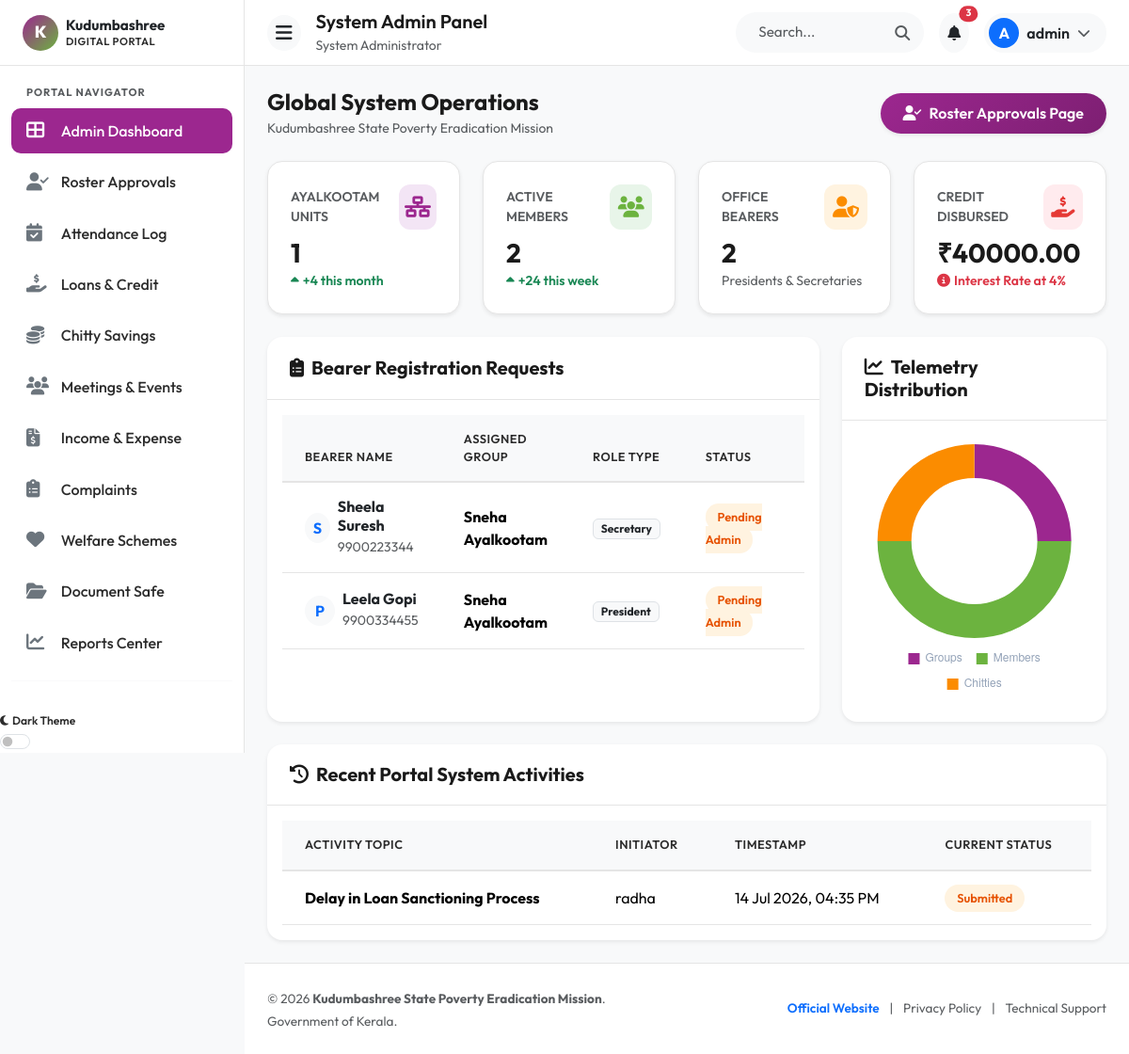
/dashboard/admin/ (signed in), run on an earlier commit of the app's database.
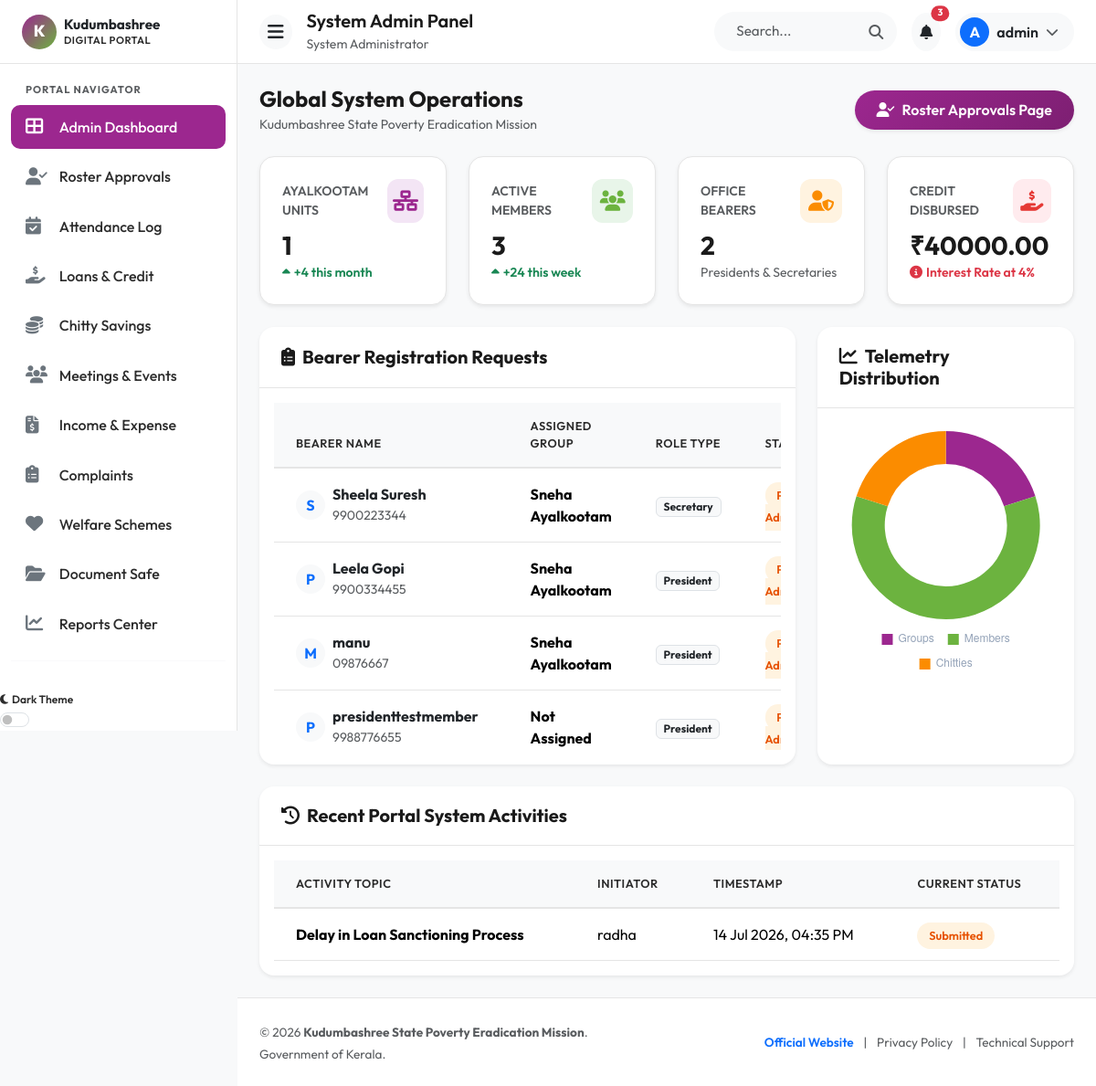
And on a later commit of the database.
### myapp/models.py (models this page shows, shortened)
class UserProfile(models.Model):
    ROLE_CHOICES = [
        ('admin', 'System Administrator'),
        ('president', 'President'),
        ('secretary', 'Secretary'),
        ('member', 'Kudumbashree Member'),
    ]
    STATUS_CHOICES = [
        ('pending', 'Pending Approval'),
        ('approved', 'Approved & Active'),
        ('rejected', 'Rejected'),
        ('suspended', 'Suspended'),
    ]
    user = models.OneToOneField(User, on_delete=models.CASCADE, related_name='profile')
    role = models.CharField(max_length=20, choices=ROLE_CHOICES, default='member')
    phone = models.CharField(max_length=15, blank=True, null=True)
    group = models.ForeignKey(KudumbashreeGroup, on_delete=models.SET_NULL, null=True, blank=True, related_name='members')
    status = models.CharField(max_length=20, choices=STATUS_CHOICES, default='pending')
    created_at = models.DateTimeField(auto_now_add=True)

class KudumbashreeGroup(models.Model):
    name = models.CharField(max_length=150, unique=True)
    ward = models.CharField(max_length=50)
    panchayath = models.CharField(max_length=100)
    registration_number = models.CharField(max_length=100, unique=True)
    established_date = models.DateField(default=timezone.now)
    created_at = models.DateTimeField(auto_now_add=True)

class Complaint(models.Model):
    STATUS_CHOICES = [
        ('submitted', 'Submitted'),
        ('in_progress', 'Under Investigation'),
        ('resolved', 'Resolved'),
    ]
    PRIORITY_CHOICES = [
        ('low', 'Low'),
        ('medium', 'Medium'),
        ('high', 'High'),
    ]
    member = models.ForeignKey(User, on_delete=models.CASCADE, related_name='complaints')
    title = models.CharField(max_length=200)
    description = models.TextField()
    priority = models.CharField(max_length=10, choices=PRIORITY_CHOICES, default='medium')
    status = models.CharField(max_length=15, choices=STATUS_CHOICES, default='submitted')
    secretary_response = models.TextField(blank=True, null=True)
    admin_response = models.TextField(blank=True, null=True)
    created_at = models.DateTimeField(auto_now_add=True)
    updated_at = models.DateTimeField(auto_now=True)

### myapp/views.py (the view)
# urls.py: path('dashboard/admin/', views.admin_dashboard, name='admin_dashboard'),
@login_required
def admin_dashboard(request):
    profile = get_object_or_404(UserProfile, user=request.user)
    if profile.role != 'admin':
        return redirect('role_selection')
    total_groups = KudumbashreeGroup.objects.count()
    total_members = UserProfile.objects.filter(role='member', status='approved').count()
    total_presidents = UserProfile.objects.filter(role='president', status='approved').count()
    total_secretaries = UserProfile.objects.filter(role='secretary', status='approved').count()
    total_loans = Loan.objects.aggregate(total=Sum('amount'))['total'] or 0
    total_chitty = Chitty.objects.count()
    total_complaints = Complaint.objects.count()
    pending_approvals = UserProfile.objects.filter(role__in=['president', 'secretary'], status='pending').select_related('user', 'group')
    recent_activities = Complaint.objects.all().order_by('-created_at')[:5]
    context = {
        'profile': profile,
        'total_groups': total_groups,
        'total_members': total_members,
        'total_presidents': total_presidents,
        'total_secretaries': total_secretaries,
        'total_loans': total_loans,
        'total_chitty': total_chitty,
        'total_complaints': total_complaints,
        'pending_approvals': pending_approvals,
        'recent_activities': recent_activities
    }
    return render(request, 'dashboard/admin_dashboard.html', context)

### myapp/templates/dashboard/admin_dashboard.html (shortened to what the changed rows need)
{% extends 'base.html' %}
{% load static %}
{% block content %}
<div class="row g-4 mb-4">
    <div class="col-xl-3 col-sm-6">
        <div class="stat-card shadow-sm">
            <div class="d-flex align-items-center justify-content-between mb-2">
                <span class="text-muted small fw-semibold text-uppercase">Active Members</span>
                <div class="stat-icon-wrapper stat-green"><i class="fas fa-users"></i></div>
            </div>
            <h3 class="fw-bold mb-0">{{ total_members }}</h3>
            <small class="text-success fw-semibold"><i class="fas fa-caret-up me-1"></i>+24 this week</small>
        </div>
    </div>
</div>
<div class="row g-4 mb-4">
    <div class="col-lg-8">
        <div class="card-kudumbashree border-0 bg-white shadow-sm h-100">
            <div class="p-3">
                <div class="table-responsive" style="max-height: 380px;">
                    <table class="table table-custom table-hover mb-0">
                        <thead>
                            <tr>
                                <th>Bearer Name</th>
                                <th>Assigned Group</th>
                                <th>Role Type</th>
                                <th>Status</th>
                                <th>Verification Action</th>
                            </tr>
                        </thead>
                        <tbody>
                            {% for prof in pending_approvals %}
                                <tr>
                                    <td>
                                        <div class="d-flex align-items-center gap-2">
                                            <div class="rounded-circle bg-light text-primary d-flex align-items-center justify-content-center fw-bold" style="width: 32px; height: 32px;">
                                                {{ prof.user.username|slice:":1"|upper }}
                                            </div>
                                            <div>
                                                <h6 class="mb-0 fw-bold text-dark">{{ prof.user.get_full_name|default:prof.user.username }}</h6>
                                                <small class="text-muted">{{ prof.phone }}</small>
                                            </div>
                                        </div>
                                    </td>
                                    <td><strong>{{ prof.group.name|default:"Not Assigned" }}</strong></td>
                                    <td><span class="badge bg-light text-dark border">{{ prof.get_role_display }}</span></td>
                                    <td><span class="badge-kudumbashree badge-pending">Pending Admin</span></td>
                                    <td>
                                    </td>
                                </tr>
                            {% endfor %}
                        </tbody>
                    </table>
                </div>
            </div>
        </div>
    </div>
    <div class="col-lg-4">
        <div class="card-kudumbashree border-0 bg-white shadow-sm h-100">
            <div class="p-4 d-flex flex-column justify-content-center align-items-center" style="height: 320px;">
                <canvas id="adminChart" class="w-100 h-100"></canvas>
            </div>
        </div>
    </div>
</div>
<div class="row g-4">
    <div class="col-12">
        <div class="card-kudumbashree border-0 bg-white shadow-sm">
            <div class="p-3">
                <div class="table-responsive">
                    <table class="table table-custom table-hover mb-0">
                        <thead>
                            <tr>
                                <th>Activity Topic</th>
                                <th>Initiator</th>
                                <th>Timestamp</th>
                                <th>Current Status</th>
                            </tr>
                        </thead>
                        <tbody>
                            {% for act in recent_activities %}
                                <tr>
                                    <td><strong>{{ act.title }}</strong></td>
                                    <td>{{ act.member.username }}</td>
                                    <td>{{ act.created_at|date:"d M Y, h:i A" }}</td>
                                    <td>
                                        {% if act.status == 'resolved' %}
                                            <span class="badge-kudumbashree badge-success">Resolved</span>
                                        {% else %}
                                            <span class="badge-kudumbashree badge-pending">Submitted</span>
                                        {% endif %}
                                    </td>
                                </tr>
                            {% empty %}
                                <tr>
                                    <td colspan="4" class="text-center py-4 text-muted">No recent activities logged in system dashboard.</td>
                                </tr>
                            {% endfor %}
                        </tbody>
                    </table>
                </div>
            </div>
        </div>
    </div>
</div>
{% endblock %}
{% block extra_js %}
<script>
    document.addEventListener("DOMContentLoaded", function () {
        if (window.KudumbashreeCharts) {
            window.KudumbashreeCharts.renderPieChart('adminChart', ['Groups', 'Members', 'Chitties'], [{{ total_groups }}, {{ total_members }}, {{ total_chitty }}]);
        }
    });
</script>
{% endblock %}

What changed in the data, as far as the page shows it:
added UserProfile: user.username "M", user.get_full_name "manu", phone "09876667", group.name "Sneha Ayalkootam", role "President"
added UserProfile: user.username "P", user.get_full_name "presidenttestmember", phone "9988776655", group.name "Not Assigned", role "President"
Also different on the page:
{{ total_members }}: "2" → "3"
chart data {{ total_members }}: 2 → 3
